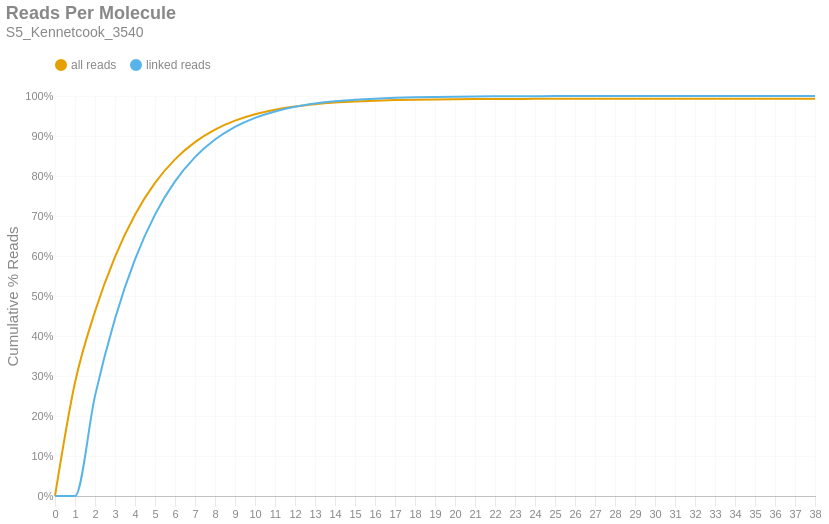

Write notebook code for a chart like this one.
### Markdown cell above
### Reads per Molecule
This chart shows the cumulative distribution of the number of reads per linked molecule. That is, how many alignments are associated with a unique molecule. This excludes the number of reads associated with invalid or absent linked-read barcodes. The `linked` histogram is the percentages recalculated when disregarding singletons.

### Code cell
if SKIPLR:
    print_html(f"Skipped")
else:
    counts = np.bincount(valids['reads'].cast(pl.Int64).to_numpy())
    weighted = counts * np.arange(len(counts))
    all_perc = weighted / n_reads
    linked_perc = weighted / n_linked_reads
    linked_perc[1] = 0
    binned_df = pl.DataFrame({
        'readsper': list(range(len(counts))),
        'all reads (cumsum)': np.cumsum(all_perc).tolist(),
        'linked reads (cumsum)': np.cumsum(linked_perc).tolist(),
    })

    with SafeRender(binned_df):
        (
            density_plot(binned_df, 'Reads Per Molecule', samplename, 'readspmol')
            .encode(
                x=alt.X('readsper:O', title=None).axis(labelAngle=0).scale(padding=0),
                y=alt.Y('value:Q', title='Cumulative % Reads').axis(format='%').stack(False),
                color=alt.Color("key:N").scale(domain=["all reads", "linked reads"]),
                tooltip=[
                    alt.Tooltip("key:N", title="Data Type"),
                    alt.Tooltip("readsper:O", title="Reads Per Molecule"),
                    alt.Tooltip("value:Q", format=".2%", title="% Reads (Cum.)")
                ]            
            )
        ).display()

### Figure 1 — Vega-Lite specification as saved in the notebook (floating-point values rounded to 4 significant figures)
{"width": "container", "height": 400, "config": {"title": {"anchor": "start", "dy": -15, "fontSize": 18, "color": "#888888", "subtitleColor": "#888888", "subtitleFontSize": 14}, "arc": {"fill": "#0072B2"}, "axis": {"domainColor": "#888888", "domainWidth": 0.5, "gridWidth": 0.2, "grid": false, "titleFontWeight": 400, "titleFontSize": 15, "labelFontSize": 11, "labelColor": "#888888", "tickColor": "#888888", "tickWidth": 0.2, "titleColor": "#888888"}, "axisBand": {"grid": false}, "axisX": {"grid": true, "tickSize": 10, "domainCap": "round"}, "axisY": {"domain": false, "grid": true, "tickSize": 0, "domainCap": "round"}, "background": "transparent", "header": {"labelFontSize": 15, "labelColor": "#888888", "titleFontSize": 15, "titleFontWeight": 600, "titleColor": "#888888"}, "legend": {"labelFont": "sans-serif", "labelFontSize": 12, "labelColor": "#888888", "symbolSize": 100, "symbolType": "circle", "titleFontSize": 12, "titlePadding": 10, "titleColor": "#888888", "title": null, "orient": "top"}, "range": {"category": ["#E69F00", "#56B4E9", "#009E73", "#F0E442", "#0072B2", "#D55E00", "#CC79A7", "#000000"], "diverging": ["#cfe8f3", "#a2d4ec", "#73bfe2", "#46abdb", "#1696d2", "#12719e"]}, "area": {"fill": "#0072B2", "fillOpacity": 0.7, "line": true, "strokeOpacity": 0.7}, "line": {"color": "#0072B2", "stroke": "#0072B2", "strokeWidth": 2}, "trail": {"color": "#0072B2", "stroke": "#0072B2", "strokeWidth": 0, "size": 1}, "point": {"filled": true, "fillOpacity": 1.0, "size": 95}, "text": {"color": "#888888", "fontSize": 11, "align": "right", "fontWeight": 400, "size": 11}, "bar": {"fill": "#0072B2", "stroke": null}, "view": {"stroke": null, "continuousWidth": 660, "continuousHeight": 400}}, "data": {"name": "data-10374f2939807a32191edea718a8bf5d"}, "mark": {"type": "line", "interpolate": "monotone", "point": {"opacity": 0, "size": 275}}, "encoding": {"color": {"field": "key", "scale": {"domain": ["all reads", "linked reads"]}, "type": "nominal"}, "tooltip": [{"field": "key", "title": "Data Type", "type": "nominal"}, {"field": "readsper", "title": "Reads Per Molecule", "type": "ordinal"}, {"field": "value", "format": ".2%", "title": "% Reads (Cum.)", "type": "quantitative"}], "x": {"axis": {"labelAngle": 0}, "field": "readsper", "scale": {"padding": 0}, "title": null, "type": "ordinal"}, "y": {"axis": {"format": "%"}, "field": "value", "stack": false, "title": "Cumulative % Reads", "type": "quantitative"}}, "params": [{"name": "param_c36ac31b6afebe62", "select": {"type": "point", "fields": ["key"]}, "bind": "legend"}], "title": {"text": "Reads Per Molecule", "subtitle": "S5_Kennetcook_3540"}, "transform": [{"fold": ["all reads (cumsum)", "linked reads (cumsum)"]}, {"calculate": "replace(datum.key, ' (cumsum)', '')", "as": "key"}, {"filter": {"param": "param_c36ac31b6afebe62"}}], "usermeta": {"embedOptions": {"downloadFileName": "S5_Kennetcook_3540.readspmol"}}, "$schema": "https://vega.github.io/schema/vega-lite/v6.1.0.json", "datasets": {"data-10374f2939807a32191edea718a8bf5d": [{"readsper": 0, "all reads (cumsum)": 0.0, "linked reads (cumsum)": 0.0}, {"readsper": 1, "all reads (cumsum)": 0.2836, "linked reads (cumsum)": 0.0}, {"readsper": 2, "all reads (cumsum)": 0.4612, "linked reads (cumsum)": 0.2503}, {"readsper": 3, "all reads (cumsum)": 0.598, "linked reads (cumsum)": 0.4431}, {"readsper": 4, "all reads (cumsum)": 0.7032, "linked reads (cumsum)": 0.5914}, {"readsper": 5, "all reads (cumsum)": 0.7827, "linked reads (cumsum)": 0.7035}, {"readsper": 6, "all reads (cumsum)": 0.8416, "linked reads (cumsum)": 0.7865}, {"readsper": 7, "all reads (cumsum)": 0.8847, "linked reads (cumsum)": 0.8473}, {"readsper": 8, "all reads (cumsum)": 0.9159, "linked reads (cumsum)": 0.8912}, {"readsper": 9, "all reads (cumsum)": 0.9383, "linked reads (cumsum)": 0.9228}, {"readsper": 10, "all reads (cumsum)": 0.9543, "linked reads (cumsum)": 0.9453}, {"readsper": 11, "all reads (cumsum)": 0.9657, "linked reads (cumsum)": 0.9615}, {"readsper": 12, "all reads (cumsum)": 0.9739, "linked reads (cumsum)": 0.9729}, {"readsper": 13, "all reads (cumsum)": 0.9796, "linked reads (cumsum)": 0.981}, {"readsper": 14, "all reads (cumsum)": 0.9837, "linked reads (cumsum)": 0.9867}, {"readsper": 15, "all reads (cumsum)": 0.9865, "linked reads (cumsum)": 0.9906}, {"readsper": 16, "all reads (cumsum)": 0.9884, "linked reads (cumsum)": 0.9934}, {"readsper": 17, "all reads (cumsum)": 0.9898, "linked reads (cumsum)": 0.9954}, {"readsper": 18, "all reads (cumsum)": 0.9908, "linked reads (cumsum)": 0.9968}, {"readsper": 19, "all reads (cumsum)": 0.9915, "linked reads (cumsum)": 0.9977}, {"readsper": 20, "all reads (cumsum)": 0.992, "linked reads (cumsum)": 0.9984}, {"readsper": 21, "all reads (cumsum)": 0.9923, "linked reads (cumsum)": 0.9989}, {"readsper": 22, "all reads (cumsum)": 0.9925, "linked reads (cumsum)": 0.9992}, {"readsper": 23, "all reads (cumsum)": 0.9927, "linked reads (cumsum)": 0.9994}, {"readsper": 24, "all reads (cumsum)": 0.9928, "linked reads (cumsum)": 0.9996}, {"readsper": 25, "all reads (cumsum)": 0.9929, "linked reads (cumsum)": 0.9997}, {"readsper": 26, "all reads (cumsum)": 0.993, "linked reads (cumsum)": 0.9998}, {"readsper": 27, "all reads (cumsum)": 0.993, "linked reads (cumsum)": 0.9999}, {"readsper": 28, "all reads (cumsum)": 0.993, "linked reads (cumsum)": 0.9999}, {"readsper": 29, "all reads (cumsum)": 0.993, "linked reads (cumsum)": 0.9999}, {"readsper": 30, "all reads (cumsum)": 0.9931, "linked reads (cumsum)": 0.9999}, {"readsper": 31, "all reads (cumsum)": 0.9931, "linked reads (cumsum)": 1.0}, {"readsper": 32, "all reads (cumsum)": 0.9931, "linked reads (cumsum)": 1.0}, {"readsper": 33, "all reads (cumsum)": 0.9931, "linked reads (cumsum)": 1.0}, {"readsper": 34, "all reads (cumsum)": 0.9931, "linked reads (cumsum)": 1.0}, {"readsper": 35, "all reads (cumsum)": 0.9931, "linked reads (cumsum)": 1.0}, {"readsper": 36, "all reads (cumsum)": 0.9931, "linked reads (cumsum)": 1.0}, {"readsper": 37, "all reads (cumsum)": 0.9931, "linked reads (cumsum)": 1.0}, {"readsper": 38, "all reads (cumsum)": 0.9931, "linked reads (cumsum)": 1.0}]}}
